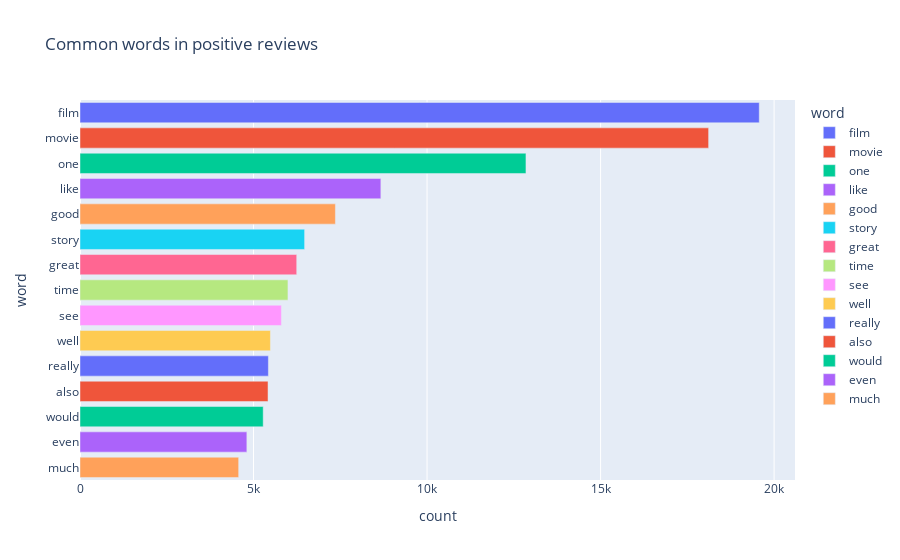

The cell this chart's notebook holds for it:
### Code cell
px.bar(positive_words, x = 'count', y = 'word', title = 'Common words in positive reviews', color = 'word')

### Figure 1 — Plotly figure (JSON) as saved in the notebook; plotly's stock layout.template omitted (floating-point values rounded to 4 significant figures)
{"data": [{"alignmentgroup": "True", "hovertemplate": "word=%{y}<br>count=%{x}<extra></extra>", "legendgroup": "film", "marker": {"color": "#636efa", "pattern": {"shape": ""}}, "name": "film", "offsetgroup": "film", "orientation": "h", "showlegend": true, "textposition": "auto", "type": "bar", "x": [19572], "xaxis": "x", "y": ["film"], "yaxis": "y"}, {"alignmentgroup": "True", "hovertemplate": "word=%{y}<br>count=%{x}<extra></extra>", "legendgroup": "movie", "marker": {"color": "#EF553B", "pattern": {"shape": ""}}, "name": "movie", "offsetgroup": "movie", "orientation": "h", "showlegend": true, "textposition": "auto", "type": "bar", "x": [18113], "xaxis": "x", "y": ["movie"], "yaxis": "y"}, {"alignmentgroup": "True", "hovertemplate": "word=%{y}<br>count=%{x}<extra></extra>", "legendgroup": "one", "marker": {"color": "#00cc96", "pattern": {"shape": ""}}, "name": "one", "offsetgroup": "one", "orientation": "h", "showlegend": true, "textposition": "auto", "type": "bar", "x": [12850], "xaxis": "x", "y": ["one"], "yaxis": "y"}, {"alignmentgroup": "True", "hovertemplate": "word=%{y}<br>count=%{x}<extra></extra>", "legendgroup": "like", "marker": {"color": "#ab63fa", "pattern": {"shape": ""}}, "name": "like", "offsetgroup": "like", "orientation": "h", "showlegend": true, "textposition": "auto", "type": "bar", "x": [8669], "xaxis": "x", "y": ["like"], "yaxis": "y"}, {"alignmentgroup": "True", "hovertemplate": "word=%{y}<br>count=%{x}<extra></extra>", "legendgroup": "good", "marker": {"color": "#FFA15A", "pattern": {"shape": ""}}, "name": "good", "offsetgroup": "good", "orientation": "h", "showlegend": true, "textposition": "auto", "type": "bar", "x": [7359], "xaxis": "x", "y": ["good"], "yaxis": "y"}, {"alignmentgroup": "True", "hovertemplate": "word=%{y}<br>count=%{x}<extra></extra>", "legendgroup": "story", "marker": {"color": "#19d3f3", "pattern": {"shape": ""}}, "name": "story", "offsetgroup": "story", "orientation": "h", "showlegend": true, "textposition": "auto", "type": "bar", "x": [6472], "xaxis": "x", "y": ["story"], "yaxis": "y"}, {"alignmentgroup": "True", "hovertemplate": "word=%{y}<br>count=%{x}<extra></extra>", "legendgroup": "great", "marker": {"color": "#FF6692", "pattern": {"shape": ""}}, "name": "great", "offsetgroup": "great", "orientation": "h", "showlegend": true, "textposition": "auto", "type": "bar", "x": [6245], "xaxis": "x", "y": ["great"], "yaxis": "y"}, {"alignmentgroup": "True", "hovertemplate": "word=%{y}<br>count=%{x}<extra></extra>", "legendgroup": "time", "marker": {"color": "#B6E880", "pattern": {"shape": ""}}, "name": "time", "offsetgroup": "time", "orientation": "h", "showlegend": true, "textposition": "auto", "type": "bar", "x": [5992], "xaxis": "x", "y": ["time"], "yaxis": "y"}, {"alignmentgroup": "True", "hovertemplate": "word=%{y}<br>count=%{x}<extra></extra>", "legendgroup": "see", "marker": {"color": "#FF97FF", "pattern": {"shape": ""}}, "name": "see", "offsetgroup": "see", "orientation": "h", "showlegend": true, "textposition": "auto", "type": "bar", "x": [5803], "xaxis": "x", "y": ["see"], "yaxis": "y"}, {"alignmentgroup": "True", "hovertemplate": "word=%{y}<br>count=%{x}<extra></extra>", "legendgroup": "well", "marker": {"color": "#FECB52", "pattern": {"shape": ""}}, "name": "well", "offsetgroup": "well", "orientation": "h", "showlegend": true, "textposition": "auto", "type": "bar", "x": [5487], "xaxis": "x", "y": ["well"], "yaxis": "y"}, {"alignmentgroup": "True", "hovertemplate": "word=%{y}<br>count=%{x}<extra></extra>", "legendgroup": "really", "marker": {"color": "#636efa", "pattern": {"shape": ""}}, "name": "really", "offsetgroup": "really", "orientation": "h", "showlegend": true, "textposition": "auto", "type": "bar", "x": [5428], "xaxis": "x", "y": ["really"], "yaxis": "y"}, {"alignmentgroup": "True", "hovertemplate": "word=%{y}<br>count=%{x}<extra></extra>", "legendgroup": "also", "marker": {"color": "#EF553B", "pattern": {"shape": ""}}, "name": "also", "offsetgroup": "also", "orientation": "h", "showlegend": true, "textposition": "auto", "type": "bar", "x": [5418], "xaxis": "x", "y": ["also"], "yaxis": "y"}, {"alignmentgroup": "True", "hovertemplate": "word=%{y}<br>count=%{x}<extra></extra>", "legendgroup": "would", "marker": {"color": "#00cc96", "pattern": {"shape": ""}}, "name": "would", "offsetgroup": "would", "orientation": "h", "showlegend": true, "textposition": "auto", "type": "bar", "x": [5279], "xaxis": "x", "y": ["would"], "yaxis": "y"}, {"alignmentgroup": "True", "hovertemplate": "word=%{y}<br>count=%{x}<extra></extra>", "legendgroup": "even", "marker": {"color": "#ab63fa", "pattern": {"shape": ""}}, "name": "even", "offsetgroup": "even", "orientation": "h", "showlegend": true, "textposition": "auto", "type": "bar", "x": [4808], "xaxis": "x", "y": ["even"], "yaxis": "y"}, {"alignmentgroup": "True", "hovertemplate": "word=%{y}<br>count=%{x}<extra></extra>", "legendgroup": "much", "marker": {"color": "#FFA15A", "pattern": {"shape": ""}}, "name": "much", "offsetgroup": "much", "orientation": "h", "showlegend": true, "textposition": "auto", "type": "bar", "x": [4572], "xaxis": "x", "y": ["much"], "yaxis": "y"}], "layout": {"barmode": "relative", "legend": {"title": {"text": "word"}, "tracegroupgap": 0}, "title": {"text": "Common words in positive reviews"}, "xaxis": {"anchor": "y", "domain": [0, 1], "title": {"text": "count"}}, "yaxis": {"anchor": "x", "categoryarray": ["much", "even", "would", "also", "really", "well", "see", "time", "great", "story", "good", "like", "one", "movie", "film"], "categoryorder": "array", "domain": [0, 1], "title": {"text": "word"}}}}
